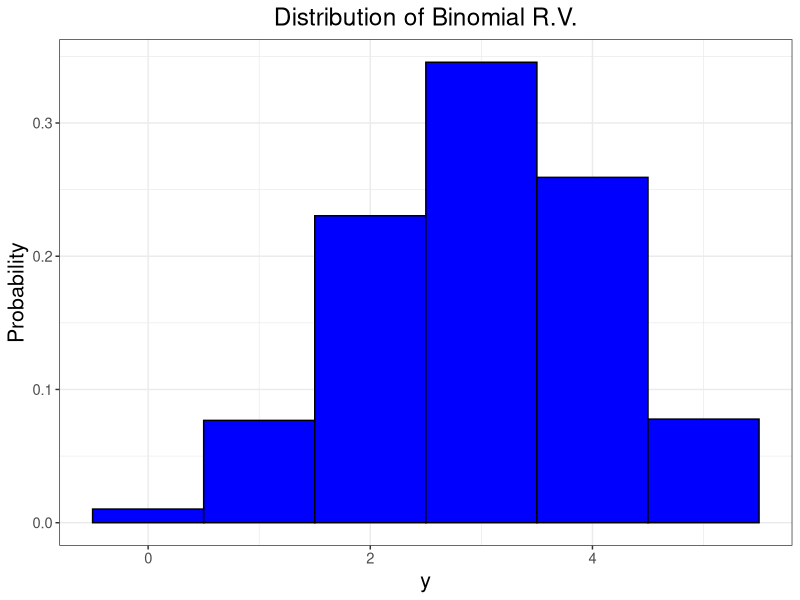

R code for this plot:
##Module 1 - Section 2
##Distributions for Counts: Bernoulli, Binomial, and Multinomial Distributions

##Required Libraries
  library(ggplot2)

##Required Functions
  plot.binom<- function(n, p){
    y<- c(0:n)
    proby<- dbinom(0:n, n, p)
    Bars<- as.data.frame(cbind(y, proby))
  
    ggplot(Bars, aes(x = y, y = proby))+ 
      geom_bar(stat="identity", width = 1, 
                fill = "blue", colour = "black")+
      theme_bw()+
      theme(axis.title.y = element_text(size = rel(1.4)),
            axis.title.x = element_text(size = rel(1.4)),
            axis.text.x = element_text(size = rel(1.2)),
            axis.text.y = element_text(size = rel(1.2)),
            plot.title = element_text(hjust=0.5, size = rel(1.6)))+
      labs(x = "y",
           y = "Probability",
           title = "Distribution of Binomial R.V.")
    }

##Calculate probability Y = 3 for Binomial R.V. with n = 5 and p = 0.6
  dbinom(3, 5, 0.6)

##Calculate probability Y >= 2 for Binomial R.V. with n = 5 and p = 0.6
  sum(dbinom(2:5, 5, 0.6))

##Calculate probability Y <= 3 for Binomial R.V. with n = 5 and p = 0.6
  sum(dbinom(0:3, 5, 0.6))

##Plot Binomial Distribution for n = 5 and p = 0.6
  plot.binom(5, 0.6)

##Calculate probability Y_1 = 2, Y_2 = 2, Y_3 = 1, Y_4 = 1, Y_5 = 1, Y_6 = 1
##for Multinomial R.V. with n = 8 and p_1 = 0.24, p_2 = 0.2, p_3 = 0.14, 
##p_4 = 0.13, p_5 = 0.16, p_6 = 0.13
  
  prob<- c(0.24, 0.2, 0.14, 0.13, 0.16, 0.13)
  y<- c(2,2,1,1,1,1)
  dmultinom(y, 8, prob)
